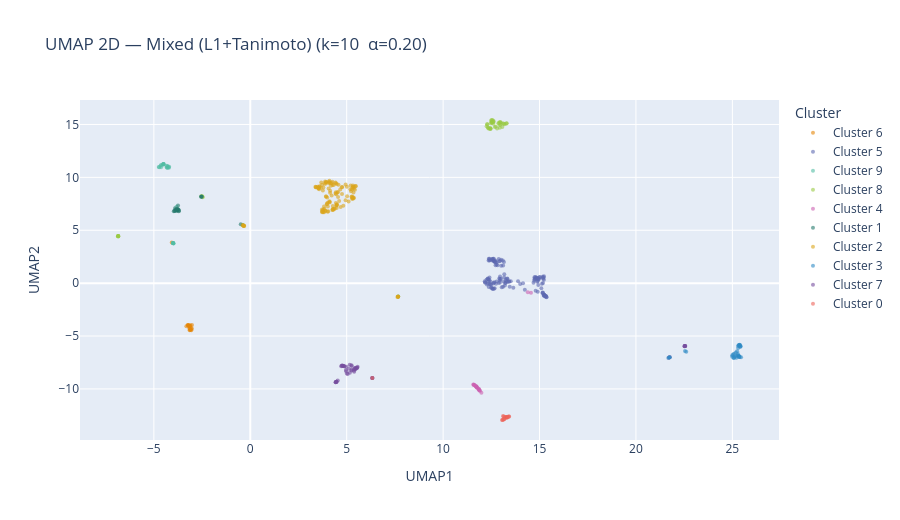
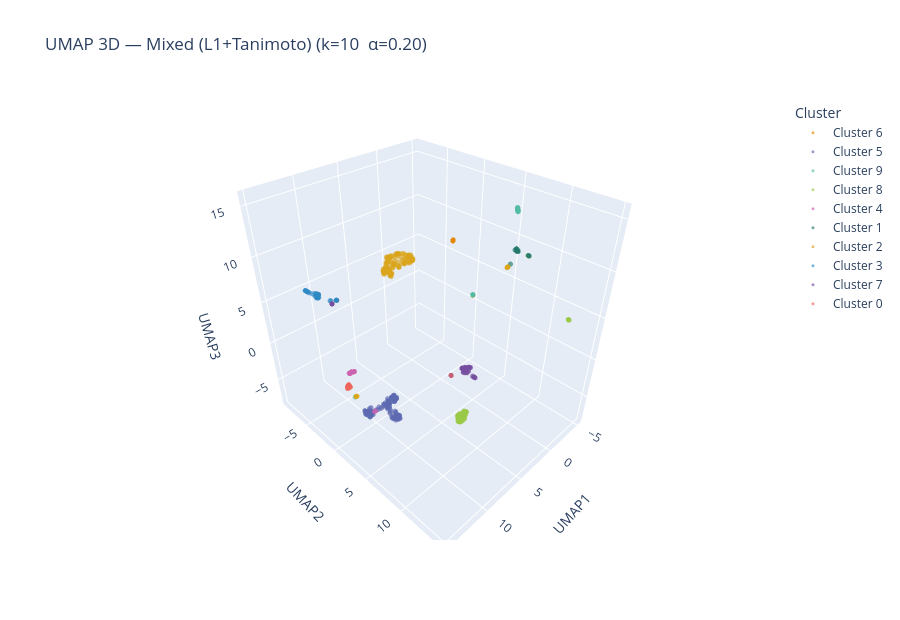
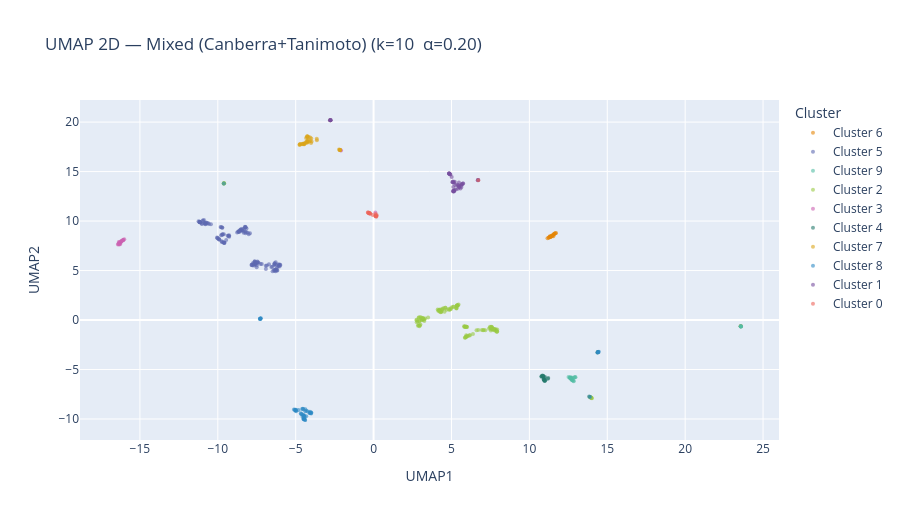
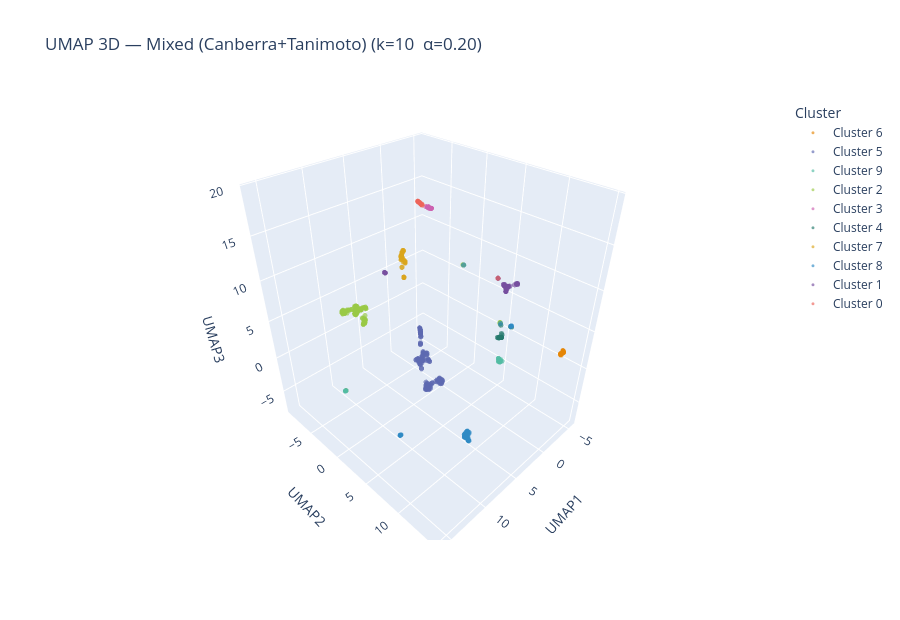

These figures' notebook cell, in order:
### Markdown cell above
## Alpha sweep — silhouette vs alpha curve

Every config shows a monotonically decreasing silhouette as alpha increases — clustering quality consistently improves as more weight is given to the categorical block. The optimal alpha for all six configs is at the leftmost point tested (alpha=0.2), meaning the categorical variables dominate the best-performing distance in every case.

Several observations worth noting:

**Tanimoto dominates Hamming at every alpha.** The gap between the two encoding families is consistent across the full sweep, not just at neutral alpha. This rules out the possibility that Tanimoto's advantage was an artefact of the neutral baseline — it holds regardless of weighting.

**L1+Tanimoto is the best config at every alpha.** It sits above all other curves for the entire range, confirming it as the primary candidate.

**All configs converge toward alpha=0.82–0.84 (neutral Hamming).** At the neutral Tanimoto baseline (0.58, dashed line) the spread between configs is already narrow, and by alpha=0.82 nearly all configs produce equivalent, poor silhouette scores around 0.15–0.20. This is consistent with the not-weighted results, where neutral alpha produced weak structure.

**The error bars at alpha=0.58–0.60 are visible only for L1+Tanimoto and L2+Tanimoto**, indicating those configs have slightly more variance across seeds in that region. All other configs are stable throughout.

### Conclusion

The sweep is unambiguous: categorical features drive the cluster structure in this dataset. The weighted notebook will select alpha=0.2 as optimal, giving the categorical block 80% of the distance weight. This is not a marginal improvement — silhouette at alpha=0.2 (~0.65) is more than three times higher than at the neutral Hamming baseline (~0.19).

### Code cell
# ── Build best labels from sweep results ──────────────────────────────────────
# For each config, re-run kmedoids at the best (alpha, k) found in the sweep
# using the majority-vote seed (seed=42) for reproducibility
umap_sources = {}

for _, row in df_best.iterrows():
    name     = f"Mixed ({row.num_dist}+{row.cat_dist})"
    best_k     = row.k
    best_alpha = row.alpha
    X_cat    = next(xc for nd, cd, xc in sweep_configs
                    if nd == row.num_dist and cd == row.cat_dist)

    D = mixed_distance_matrix(
        X_num, X_cat,
        alpha=best_alpha,
        num_dist=row.num_dist,
        cat_dist=row.cat_dist,
    ).astype(np.float64)

    res  = kmedoids.fasterpam(D, best_k, random_state=42)
    lbls = np.array(res.labels)
    umap_sources[name] = {"D": D, "labels": lbls, "k": best_k, "alpha": best_alpha}

# Gower
D_gower_f64 = all_matrices["Gower"].astype(np.float64)
res_gower   = kmedoids.fasterpam(D_gower_f64, best_gower["k"], random_state=42)
umap_sources["Gower"] = {
    "D":      D_gower_f64,
    "labels": np.array(res_gower.labels),
    "k":      best_gower["k"],
    "alpha":  None,
}

# ── UMAP plots ────────────────────────────────────────────────────────────────
umap_embeddings = {}

for name, src in umap_sources.items():
    D   = src["D"]
    lbl = src["labels"]
    k   = src["k"]
    alpha_tag = f"  α={src['alpha']:.2f}" if src["alpha"] is not None else ""

    reducer_2d = umap.UMAP(n_components=2, metric="precomputed",
                            n_neighbors=8, min_dist=0.1, random_state=42)
    emb2d = reducer_2d.fit_transform(D)

    reducer_3d = umap.UMAP(n_components=3, metric="precomputed",
                            n_neighbors=8, min_dist=0.1, random_state=42)
    emb3d = reducer_3d.fit_transform(D)

    umap_embeddings[name] = {"2d": emb2d, "3d": emb3d}

    cluster_labels = [f"Cluster {c}" for c in lbl.tolist()]

    df_2d = pd.DataFrame({
        "UMAP1": emb2d[:, 0], "UMAP2": emb2d[:, 1],
        "Cluster": cluster_labels,
    })
    fig2d = px.scatter(
        df_2d, x="UMAP1", y="UMAP2", color="Cluster",
        title=f"UMAP 2D — {name} (k={k}{alpha_tag})",
        opacity=0.6,
        color_discrete_sequence=px.colors.qualitative.Vivid,
    )
    fig2d.update_traces(marker=dict(size=4))
    fig2d.update_layout(height=520)
    fig2d.show()

    df_3d = pd.DataFrame({
        "UMAP1": emb3d[:, 0], "UMAP2": emb3d[:, 1], "UMAP3": emb3d[:, 2],
        "Cluster": cluster_labels,
    })
    fig3d = px.scatter_3d(
        df_3d, x="UMAP1", y="UMAP2", z="UMAP3", color="Cluster",
        title=f"UMAP 3D — {name} (k={k}{alpha_tag})",
        opacity=0.65,
        color_discrete_sequence=px.colors.qualitative.Vivid,
    )
    fig3d.update_traces(marker=dict(size=3))
    fig3d.update_layout(height=620)
    fig3d.show()
